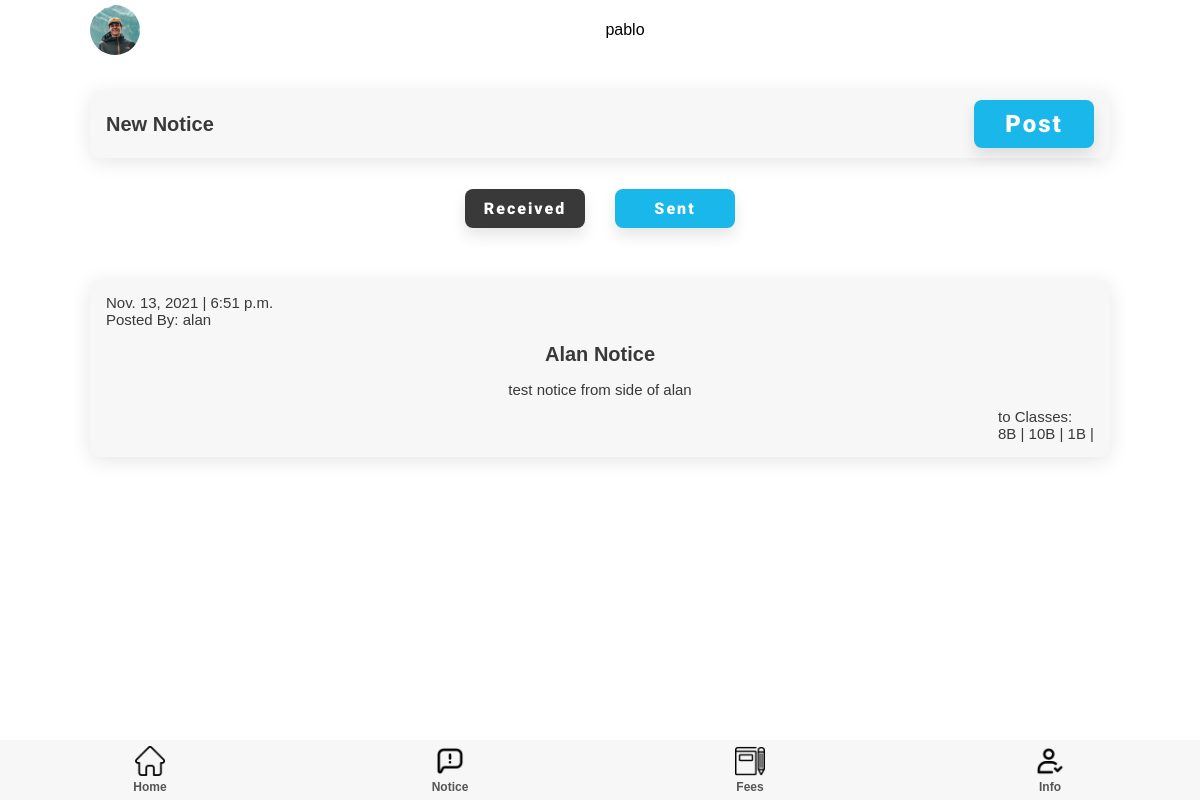
The app's page /notice/superadmin/all (signed in) with its own data.
### notice/models.py (models this page shows)
class notice(models.Model):
        topic = models.CharField(max_length=200)
        desc = models.CharField(max_length=2000)
        date = models.DateTimeField(auto_now=True)
        posted_by = models.ForeignKey(User, on_delete=models.CASCADE, null=True)

class receiver(models.Model):
        note = models.ForeignKey(notice, on_delete=models.CASCADE)
        receiver = models.ForeignKey(classSection, on_delete=models.CASCADE)

### teacher/models.py (models this page shows)
class classSection(models.Model):
    Class = models.IntegerField()
    section = models.CharField(max_length=50)
    teacher = models.OneToOneField(teacher, on_delete=models.PROTECT)

### notice/views.py (the view, shortened to what this page needs)
# urls.py: path('superadmin/<str:category>', views.superAdminNotice, name = 'superAdminNotice'),
def superAdminNotice(request, category):
    print(category)
    user = request.user
    if category == 'all':
        superadminObj = SuperAdmin.objects.get(user = user)
        schoolobj = superadminObj.school
        superadmin_qs = SuperAdmin.objects.filter(school = schoolobj).exclude(user = user)
        print(type(superadmin_qs))
        notice_qs = []
        for superadmin in superadmin_qs:
            notice_q = notice.objects.filter(posted_by = superadmin.user).values()
            print(notice_q)
            for item in notice_q:
                notice_qs.append(item)
        print(notice_qs)
        for notice_q in notice_qs:
            notice_q["receiver"] = receiver.objects.filter(note = notice_q["id"])
            notice_q["posted_by"] = User.objects.get(id = notice_q["posted_by_id"]).username
        print("last notice_qs: ", notice_qs)
        notice_qs.reverse()
        return render(request, 'superNotice.html', {'notices': notice_qs, 'superadmin': superadminObj, 'category': category})

### templates/superadmin/superNotice.html
{% extends 'adminhome.html' %} {% load static %} {% block extra-head %}
<link rel="stylesheet" href="{% static '/css/attendance.css' %}" />
<link rel="stylesheet" href="{% static '/css/notice.css' %}" />
{% endblock extra-head %}
{% block content %}
<section id="main">
  <section id="start-att">
    <div class="component-back">
      <div>
        <h2>New Notice</h2>
      </div>
      <a href="{% url 'notice:createNotice' %}">
        <button class="btn btn-lg">Post</button>
      </a>
    </div>
  </section>
  <section class="notice-toggle">
    <div class="notice-buttons">
      <a href="{% url 'notice:superAdminNotice' "all" %}">
      <button class="btn btn-md {% if category == "all" %}btn-black{% endif %}">Received</button>
      </a>
      <a href="{% url 'notice:superAdminNotice' "sent" %}">
      <button class="btn btn-md {% if category == "sent" %}btn-black{% endif %}">Sent</button>
      </a>
    </div>
  </section>
  <section id="home-menu">
    <div class="home-menu">
      {% for notice in notices %}
      <div class="menu-list notice-list">
        <p>{{ notice.date.date }} | {{ notice.date.time }} <br />
        {% if notice.posted_by %}<span>Posted By: {{notice.posted_by}}</span>{% endif %}
        </p>
        <h2>{{ notice.topic }}</h2>
        <p>{{ notice.desc }}</p>
        <p>to Classes: <br /> {% for class in notice.receiver %}{{class.receiver.Class}}{{class.receiver.section}} | {% endfor %}</p>
      </div>
      {% endfor %}
    </div>
  </section>
</section>
{% endblock content %}

### templates/superadmin/adminhome.html (shortened to what this page needs)
{% load static %}
<!DOCTYPE html>
<html lang="en">
{% block head %}
  <head>
    <link
      rel="stylesheet"
      href="https://cdnjs.cloudflare.com/ajax/libs/font-awesome/6.0.0-beta2/css/all.min.css"
    />
    <link rel="stylesheet" href="{% static 'css/style.css' %}" />
    {% block extra-head %}{% endblock extra-head %}
  </head>
{% endblock head %}
  <body>
    <section id="main">
    {% block nav %}
      <section id="nav">
        <nav class="top-navbar">
          <div class="profile-picture">
            <img src="{% static 'img/profile.jpg' %}" />
          </div>
          {{ user.username }}
        </nav>
      </section>
      {% endblock nav %}
      {% block content %}{% endblock content %}
      {% block bottom-nav %}
      <section id="bottom-nav">
        <nav class="bottom-navbar">
          <div class="nav-links">
            <div class="nav-button">
              <a href="{% url 'superadmin:adminhome' %}">
                <img src="{% static '/img/home.png' %}" />
                <h5 class="faded">Home</h5>
              </a>
            </div>
            <div class="nav-button">
              <a href="{% url 'notice:superAdminNotice' 'all' %}">
                <img src="{% static '/img/notice.png' %}" />
                <h5 class="faded">Notice</h5>
              </a>
            </div>
            <div class="nav-button">
              <a href="/admin/fees.html">
                <img src="{% static '/img/homework.png' %}" />
                <h5 class="faded">Fees</h5>
              </a>
            </div>
            <div class="nav-button">
              <a href="{% url 'superadmin:info' %}">
                <img src="{% static '/img/check.png' %}" />
                <h5 class="faded">Info</h5>
              </a>
            </div>
          </div>
        </nav>
      </section>
      {% endblock bottom-nav %}
    </section>
  </body>
</html>

### static/css/style.css (style rules this page uses)
:root { --dark-green: #1ab7ea; --light-green: #9cdabd; --dark-red: #fb3f4a; --light-red: #fb878e; --light-red: #2196f3; --light-grey: #f7f7f8; --dark-grey: #e7e7e8; --dark: #393939; --faded: #555555; --center-width: 85%; }
* { box-sizing: border-box; margin: 0; padding: 0; }
body { font-family: "Arial", sans-serif; -webkit-font-smoothing: antialiased; }
a { text-decoration: none; }
* { margin: 0; padding: 0; }
#main { margin: auto; margin-bottom: 60px; width: 100%; background-color: #fff; }
#nav { margin-bottom: 30px; }
.top-navbar { margin: auto; display: flex; justify-content: space-between; align-items: center; align-content: center; height: 60px; width: var(--center-width); }
.profile-picture { height: 50px; width: 50px; }
.profile-picture img { height: 100%; width: 100%; border-radius: 50px; object-fit: cover; }
.home-menu, .goto { margin: 35px auto 0; width: var(--center-width); display: flex; flex-direction: column; justify-content: space-between; }
.menu-list, .component-back { background-color: var(--light-grey); border-radius: 10px; display: flex; justify-content: space-between; align-items: center; margin: 1em 0; padding: 10px 16px; transition: all 0.5s ease 0s; box-shadow: 0px 4px 20px rgba(0, 0, 0, 0.1); }
.bottom-navbar { margin: auto; position: fixed; bottom: 0; background-color: var(--light-grey); height: 60px; width: 100%; }
.nav-links { margin: auto; width: var(--center-width); display: flex; justify-content: space-between; width: 100%; }
.nav-button { height: 60px; width: 25%; display: flex; flex-direction: column; justify-content: space-around; align-items: center; transition: all 0.3s ease-in-out 0.1s; }
.nav-button > a { width: 100%; text-align: center; }
.nav-button img { height: 30px; }
.btn { display: inline-block; background: var(--dark-green); color: #fff; padding: 10px 15px; min-width: 120px; font-size: 1rem; text-align: center; border: none; cursor: pointer; outline: none; box-shadow: 0px 8px 15px rgba(0, 0, 0, 0.1); transition: all 0.3s ease 0s; border-radius: 8px; letter-spacing: 2px; font-family: "Roboto", sans-serif; font-weight: 900; }
.btn-lg { font-size: 1.5rem; }
.btn-md { font-size: 1rem; }
.btn-black { background-color: var(--dark); color: #fff; }
.btn-black { background-color: var(--dark); }
p { color: var(--dark); font-size: 15px; font-weight: 300; }
h2 { color: var(--dark); text-transform: capitalize; font-size: 20px; font-weight: 600; }
h5 { color: var(--dark); font-size: 12px; font-weight: 600; }
.faded { color: var(--faded); }

### static/css/attendance.css (style rules this page uses)
#start-att { width: 85%; margin: auto; }

### static/css/notice.css (style rules this page uses)
.notice-list { flex-direction: column; }
.notice-list > p:nth-child(1) { align-self: baseline; }
.notice-list > p:nth-child(4) { align-self: end; }
.notice-list > * { margin: 5px 0px; }
.notice-list h2 { margin: 10px 0; }
.notice-toggle { margin: auto; }
.notice-buttons { display: flex; justify-content: center; }
.notice-toggle .notice-buttons .btn { margin: 15px 15px 0 15px; }

### records on screen
notice: date "Nov. 13, 2021", date.time "6:51 p.m.", posted_by "alan", topic "Alan Notice", desc "test notice from side of alan"
receiver: receiver.Class "8", receiver.section "B"
receiver: receiver.Class "10", receiver.section "B"
receiver: receiver.Class "1", receiver.section "B"

### other values on screen
{{ user.username }} "pablo"
